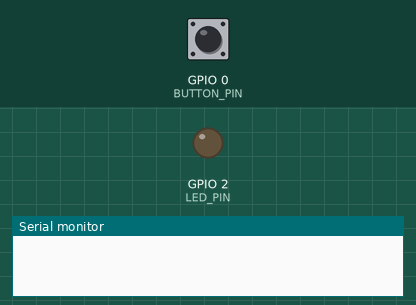
Bench run of a program on a simulated ESP32. On the bench: output pins drawn as LEDs (lit = HIGH), the last lines printed to the serial monitor. Dashed ring = blinking. The test bench sets the inputs (shaded band); at power-on: GPIO 0 (BUTTON_PIN) HIGH.

Above: at 1.2 s.
1.3 s: GPIO 0 (BUTTON_PIN) pulsed LOW 5 times (0.12 s each, 0.3 s apart)
At 1.8 s:
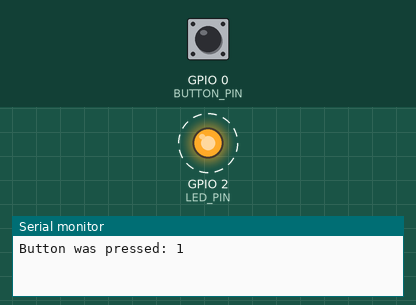
4.3 s: GPIO 0 (BUTTON_PIN) pulled LOW for 0.15 s
At 5.5 s:
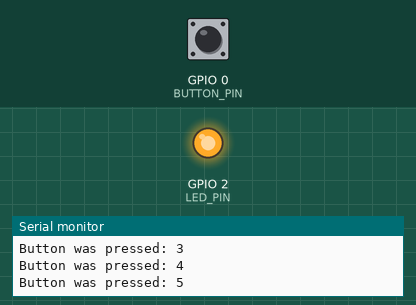
5.9 s: GPIO 0 (BUTTON_PIN) pulled LOW for 1 s
At 6.8 s:
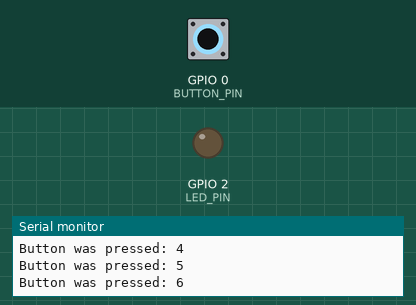
Timing chart, 0 to 8.9 s (numbered marks = the images above; inputs shaded):
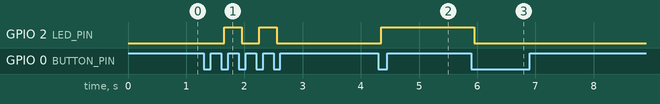

The program:

main.cpp
```cpp
/**
 * @brief: This program used to study how to debounce input interrupt in Arduino.
 *
 *
 * @note: When writing an Interrupt Service Routine (ISR):
 *        1. Keep it as short as possible.
 *        2. Don't use delay().
 *        3. Don't use serial prints.
 *        4. Make variable shared with the main code is "volatile".
 *        5. Don't try to turn interrupts off or on.
 */

#include <Arduino.h>

#define LED_PIN         2
#define BUTTON_PIN      0
#define DEBOUNCE_TIME   50


void xButton();

volatile bool buttonChanged = false;
volatile bool buttonStateNow = LOW;
bool buttonStatePrevSteady = LOW;

bool ledState = 0;
uint8_t count = 0;
uint32_t timePrev = 0;


void setup() {
  pinMode(LED_PIN, OUTPUT);
  pinMode(BUTTON_PIN, INPUT_PULLUP);

  attachInterrupt(BUTTON_PIN, xButton, CHANGE);
}

void loop() {

  //If button change status => Save time.
  if(buttonChanged == true) {
    buttonChanged = false;
    timePrev = millis();
  }

  //If button was in steady state
  if(millis()-timePrev > DEBOUNCE_TIME) {

    //If steady status of button have changed.
    if(buttonStateNow != buttonStatePrevSteady) {
      buttonStatePrevSteady = buttonStateNow;

      if(buttonStateNow == LOW) {
        count++;
        printf("Button was pressed: %d\n", count);

        ledState = !ledState;
        digitalWrite(LED_PIN, ledState);
      }
    }
  }
}

void xButton() {
  buttonChanged = true;
  buttonStateNow = digitalRead(BUTTON_PIN);
}
```

Measured:
- after the input at 1.3 s, GPIO 2 (LED_PIN): alternates HIGH for 0.30 s and LOW for 0.30 s, 4 changes in all, then stays LOW, starting after 0.35 s
- after the input at 4.3 s, GPIO 2 (LED_PIN): LOW → HIGH after 0.05 s
- after the input at 5.9 s, GPIO 2 (LED_PIN): HIGH → LOW after 0.05 s
